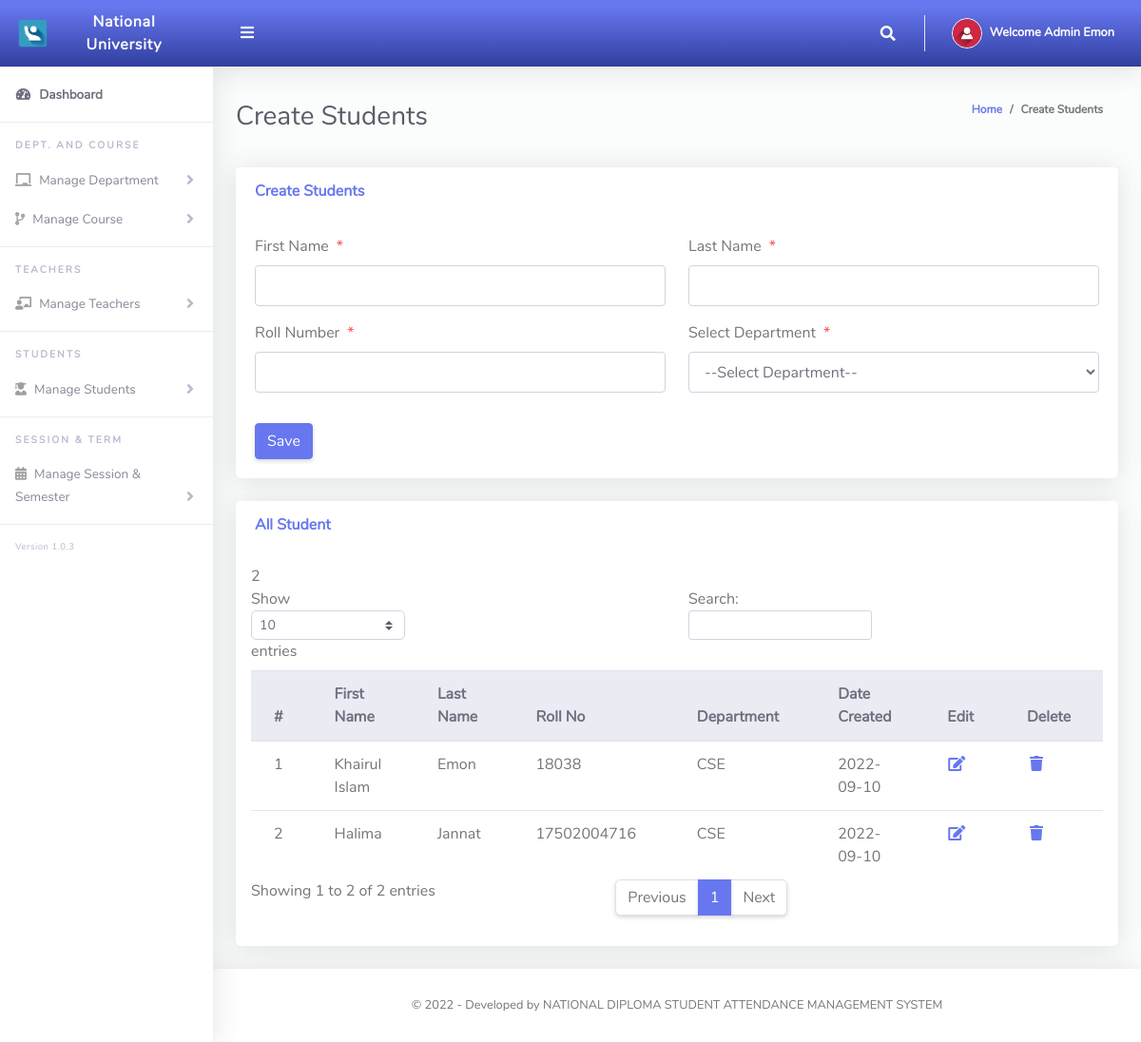
Page /Admin/createStudents.php (signed in) on the committed database.
### tables this page shows
CREATE TABLE `tblstudents` (
  `Id` int(10) NOT NULL,
  `firstName` varchar(255) NOT NULL,
  `lastName` varchar(255) NOT NULL,
  `otherName` varchar(255) NOT NULL,
  `admissionNumber` varchar(255) NOT NULL,
  `password` varchar(50) NOT NULL,
  `classId` varchar(10) NOT NULL,
  `classArmId` varchar(10) NOT NULL,
  `dateCreated` varchar(50) NOT NULL
);

CREATE TABLE `tblclass` (
  `Id` int(10) NOT NULL,
  `className` varchar(255) NOT NULL
);

### Admin/createStudents.php (the view, shortened to what this page needs)
<?php
include '../Includes/dbcon.php';
?>
<!DOCTYPE html>
<html lang="en">
<head>
  <link href="../vendor/fontawesome-free/css/all.min.css" rel="stylesheet" type="text/css">
  <link href="../vendor/bootstrap/css/bootstrap.min.css" rel="stylesheet" type="text/css">
  <link href="css/ruang-admin.min.css" rel="stylesheet">
</head>
<body id="page-top">
  <div id="wrapper">
    <?php include "Includes/sidebar.php"; ?>
    <div id="content-wrapper" class="d-flex flex-column">
      <div id="content">
        <?php include "Includes/topbar.php"; ?>
        <div class="container-fluid" id="container-wrapper">
          <div class="d-sm-flex align-items-center justify-content-between mb-4">
            <h1 class="h3 mb-0 text-gray-800">Create Students</h1>
            <ol class="breadcrumb">
              <li class="breadcrumb-item"><a href="./">Home</a></li>
              <li class="breadcrumb-item active" aria-current="page">Create Students</li>
            </ol>
          </div>
          <div class="row">
            <div class="col-lg-12">
              <div class="card mb-4">
                <div class="card-header py-3 d-flex flex-row align-items-center justify-content-between">
                  <h6 class="m-0 font-weight-bold text-primary">Create Students</h6>
                </div>
                <div class="card-body">
                  <form method="post">
                    <div class="form-group row mb-3">
                      <div class="col-xl-6">
                        <label class="form-control-label">First Name<span class="text-danger ml-2">*</span></label>
                        <input type="text" class="form-control" name="firstName" value="<?php echo $row['firstName']; ?>" id="exampleInputFirstName">
                      </div>
                      <div class="col-xl-6">
                        <label class="form-control-label">Last Name<span class="text-danger ml-2">*</span></label>
                        <input type="text" class="form-control" name="lastName" value="<?php echo $row['lastName']; ?>" id="exampleInputFirstName">
                      </div>
                    </div>
                    <div class="form-group row mb-3">
                      <div class="col-xl-6">
                        <label class="form-control-label">Roll Number<span class="text-danger ml-2">*</span></label>
                        <input type="text" class="form-control" required name="admissionNumber" value="<?php echo $row['admissionNumber']; ?>" id="exampleInputFirstName">
                      </div>
                      <div class="col-xl-6">
                        <label class="form-control-label">Select Department<span class="text-danger ml-2">*</span></label>
                        <?php
                        $qry = "SELECT * FROM tblclass ORDER BY className ASC";
                        $result = $conn->query($qry);
                        $num = $result->num_rows;
                        if ($num > 0) {
                          echo ' <select required name="classId" onchange="classArmDropdown(this.value)" class="form-control mb-3">';
                          echo '<option value="">--Select Department--</option>';
                          echo '</select>';
                        }
                        ?>
                      </div>
                    </div>
                    <?php
                    if (isset($Id)) {
                    ?>
                      <button type="submit" name="update" class="btn btn-warning">Update</button>
                      &nbsp;&nbsp;&nbsp;&nbsp;&nbsp;&nbsp;&nbsp;&nbsp;&nbsp;&nbsp;
                    <?php
                    } else {
                    ?>
                      <button type="submit" name="save" class="btn btn-primary">Save</button>
                    <?php
                    }
                    ?>
                  </form>
                </div>
              </div>
              <div class="row">
                <div class="col-lg-12">
                  <div class="card mb-4">
                    <div class="card-header py-3 d-flex flex-row align-items-center justify-content-between">
                      <h6 class="m-0 font-weight-bold text-primary">All Student</h6>
                    </div>
                    <div class="table-responsive p-3">
                      <table class="table align-items-center table-flush table-hover" id="dataTableHover">
                        <thead class="thead-light">
                          <tr>
                            <th>#</th>
                            <th>First Name</th>
                            <th>Last Name</th>
                            <th>Roll No</th>
                            <th>Department</th>
                            <th>Date Created</th>
                            <th>Edit</th>
                            <th>Delete</th>
                          </tr>
                        </thead>
                        <tbody>
                          <?php
                          $query = "SELECT tblstudents.Id,tblclass.className,tblstudents.firstName,
                      tblstudents.lastName,tblstudents.admissionNumber,tblstudents.dateCreated
                      FROM tblstudents
                      INNER JOIN tblclass ON tblclass.Id = tblstudents.classId";
                          $rs = $conn->query($query);
                          $num = $rs->num_rows;
                          $sn = 0;
                          if ($num > 0) {
                            while ($rows = $rs->fetch_assoc()) {
                              $sn = $sn + 1;
                              echo "
                              <tr>
                                <td>" . $sn . "</td>
                                <td>" . $rows['firstName'] . "</td>
                                <td>" . $rows['lastName'] . "</td>
                                <td>" . $rows['admissionNumber'] . "</td>
                                <td>" . $rows['className'] . "</td>
                                 <td>" . $rows['dateCreated'] . "</td>
                                <td><a href='?action=edit&Id=" . $rows['Id'] . "'><i class='fas fa-fw fa-edit'></i></a></td>
                                <td><a href='?action=delete&Id=" . $rows['Id'] . "'><i class='fas fa-fw fa-trash'></i></a></td>
                              </tr>";
                            }
                          } else {
                            echo
                            "<div class='alert alert-danger' role='alert'>
                            No Record Found!
                            </div>";
                          }
                          ?>
                        </tbody>
                      </table>
                    </div>
                  </div>
                </div>
              </div>
            </div>
          </div>
        </div>
        <?php include "Includes/footer.php"; ?>
      </div>
    </div>
</body>
</html>

### Admin/Includes/topbar.php (shortened to what this page needs)
<?php
$query = "SELECT * FROM tbladmin WHERE Id = " . $_SESSION['userId'] . "";
$rs = $conn->query($query);
$rows = $rs->fetch_assoc();
$fullName = $rows['firstName'] . " " . $rows['lastName'];
?>
<nav class="navbar navbar-expand navbar-light bg-gradient-primary topbar mb-4 static-top">
  <button id="sidebarToggleTop" class="btn btn-link rounded-circle mr-3">
    <i class="fa fa-bars"></i>
  </button>
  <ul class="navbar-nav ml-auto">
    <li class="nav-item dropdown no-arrow">
      <a class="nav-link dropdown-toggle" href="#" id="searchDropdown" role="button" data-toggle="dropdown" aria-haspopup="true" aria-expanded="false">
        <i class="fas fa-search fa-fw"></i>
      </a>
    </li>
    <li class="nav-item dropdown no-arrow">
      <a class="nav-link dropdown-toggle" href="#" id="userDropdown" role="button" data-toggle="dropdown" aria-haspopup="true" aria-expanded="false">
        <img class="img-profile rounded-circle" src="img/user-icn.png" style="max-width: 60px">
        <span class="ml-2 d-none d-lg-inline text-white small"><b>Welcome <?php echo $fullName; ?></b></span>
      </a>
    </li>
  </ul>
</nav>

### rows in the picture
tblstudents: firstName "Khairul Islam", lastName "Emon", admissionNumber "18038", classId.className "CSE", dateCreated "2022-09-10"
tblstudents: firstName "Halima", lastName "Jannat", admissionNumber "17502004716", classId.className "CSE", dateCreated "2022-09-10"

### other values in the picture
$fullName "Admin Emon"
